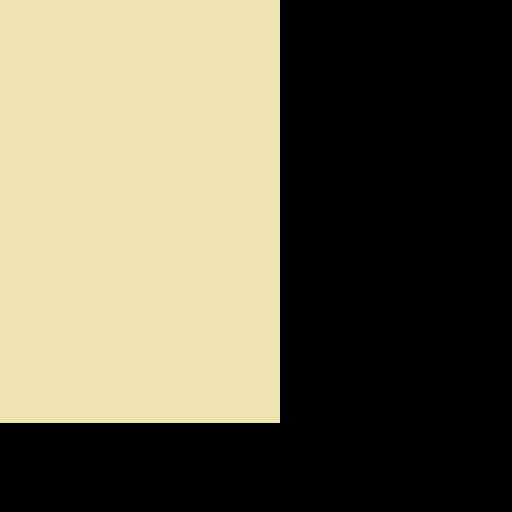

This game map was drawn from its Tiled (.tmx) file and the tilesets committed beside it. A one-line description and the full map source follow:
An orthogonal 16x16 tile map with 32x32 px tiles, 1 tile layer (top layer).

<map version="1.0" orientation="orthogonal" renderorder="right-down" width="16" height="16" tilewidth="32" tileheight="32" nextobjectid="1">
 <tileset firstgid="1" source="../tilesets/bubbleneer exportable tileset.tsx" />
 <layer name="top layer" width="16" height="16" offsetx="-232" offsety="-89">
  <data encoding="csv">
2,2,2,2,2,2,2,2,2,2,2,2,2,2,2,2,
2,2,2,2,2,2,2,2,2,2,2,2,2,2,2,2,
2,2,2,2,2,2,2,2,2,2,2,2,2,2,2,2,
2,2,2,2,2,2,2,2,2,2,2,2,2,2,2,2,
2,2,2,2,2,2,2,2,2,2,2,2,2,2,2,2,
2,2,2,2,2,2,2,2,2,2,2,2,2,2,2,2,
2,2,2,2,2,2,2,2,2,2,2,2,2,2,2,2,
2,2,2,2,2,2,2,2,2,2,2,2,2,2,2,2,
2,2,2,2,2,2,2,2,2,2,2,2,2,2,2,2,
2,2,2,2,2,2,2,2,2,2,2,2,2,2,2,2,
2,2,2,2,2,2,2,2,2,2,2,2,2,2,2,2,
2,2,2,2,2,2,2,2,2,2,2,2,2,2,2,2,
2,2,2,2,2,2,2,2,2,2,2,2,2,2,2,2,
2,2,2,2,2,2,2,2,2,2,2,2,2,2,2,2,
2,2,2,2,2,2,2,2,2,2,2,2,2,2,2,2,
2,2,2,2,2,2,2,2,2,2,2,2,2,2,2,2
</data>
 </layer>
</map>
